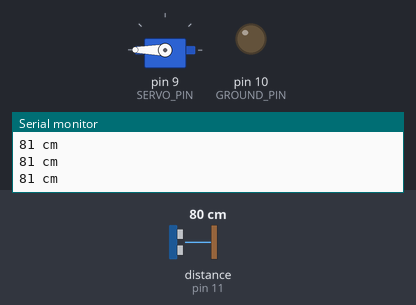
Bench run of a sketch on a simulated Arduino Uno, built with avr-gcc and run on an emulated ATmega328P. Shown: servo, output pins drawn as LEDs (lit = HIGH), the last lines printed to the serial monitor. Inputs (shaded band) come from the test bench; at power-on: distance to the obstacle (sensor on pin 11) 80 cm. The echo pulse lasts 58.3 µs per cm; pins used as bus, display or sensor lines are not drawn.

Above: at 1.7 s.
1.8 s: distance to the obstacle (sensor on pin 11) set to 16 cm
4.3 s: distance to the obstacle (sensor on pin 11) set to 13 cm
At 6.01 s:
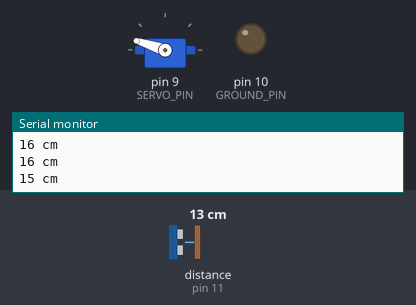
At 7.1 s:
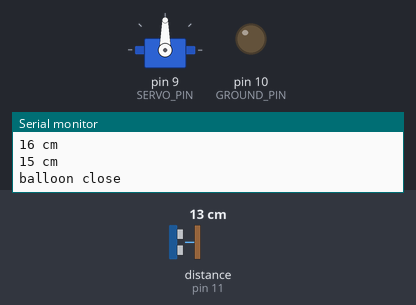
7.3 s: distance to the obstacle (sensor on pin 11) set to 18 cm
At 8.2 s:
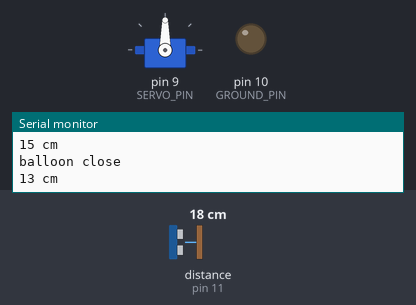
Timing chart, 0 to 10.3 s (numbered marks = the images above; inputs shaded):
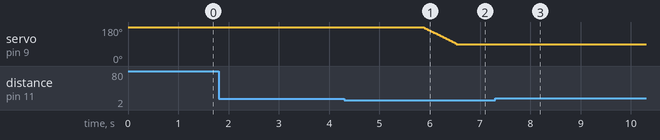

The sketch:

claw_code.ino
```cpp
// APSC 101 Group C7 Arduino Code
// Fingers crossed this will work
#include <NewPing.h>
#include <Servo.h>

// Servo globals
Servo servo;
const int MAX_ANGLE = 180;
const int MIN_ANGLE = 0;
const int BALLOON_MIN = 90;
#define SERVO_PIN 9
bool stayClosed = false;
bool balloonTried = false;
const int SPEED = 2;
const int OPEN_DELAY = 1000;
const int CLOSE_DELAY = 1500;
const unsigned int MAX_CLOSE_TIME = 3000;

// Sonar globals
#define VCC_PIN 13
#define TRIGGER_PIN 12
#define ECHO_PIN 11
#define GROUND_PIN 10
const int MAX_DISTANCE = 200;
const int TRIG_DIST = 15; // distance required for claw to actuate

NewPing sonar(TRIGGER_PIN, ECHO_PIN, MAX_DISTANCE); // initialize NewPing

void setup() {
  Serial.begin(9600); // set data transmission rate to/from computer to 9600
  pinMode(ECHO_PIN, INPUT);
  pinMode(TRIGGER_PIN, OUTPUT);
  pinMode(GROUND_PIN, OUTPUT); // tell pin 10 it is going to be an output
  pinMode(VCC_PIN, OUTPUT); // tell pin 13 it is going to be an output
  digitalWrite(GROUND_PIN, LOW); // tell pin 10 to output LOW (OV, or ground)
  digitalWrite(VCC_PIN, HIGH) ; // tell pin 13 to output HIGH (+5V)

  servo.attach(SERVO_PIN, 500, 2500);
  servo.write(MAX_ANGLE); // start the program with the servo open
  delay(500); // delay for half a second
}

int getAvgDist()
{
  int totalDist = 0;
  int samples = 3;

  for (int i = 0; i < samples; i++) {
    totalDist += sonar.ping_cm();
    delay(10);
  }

  return totalDist/samples;
}


// This function is obsolete for the competition now. Useful for testing tho ig
void showDistance(int distance)
{
  if (distance >= MAX_DISTANCE || distance <= 0) {
    Serial.println("Out of range");
  } else {
    Serial.print(distance);
    Serial.println(" cm");
  }
}

void closeClaw(Servo &servo, int closeSpeed, int closeAngle, int initAngle)
{
  unsigned long int startTime = millis();

  for (int i = initAngle; i >= closeAngle; i -= closeSpeed) {
    servo.write(i);
    delay(15);
    if (millis() - startTime > MAX_CLOSE_TIME) {
      // Assume we've hit an object
      break;
    }
  }
}

void openClaw(Servo &servo, int openSpeed, int openAngle, int initAngle)
{
  for (int i = initAngle; i <= openAngle; i += openSpeed) {
    servo.write(i);
    delay(15);
  }
}

void balloonFirst(Servo &servo, int distance)
{
  if (distance < TRIG_DIST && stayClosed == false) { // grabbing object
    delay(OPEN_DELAY);
    closeClaw(servo, SPEED, BALLOON_MIN, MAX_ANGLE);
    stayClosed = true;
    Serial.println("balloon close");
    delay(CLOSE_DELAY); // update delays as needed
  } else if (distance < TRIG_DIST && stayClosed == true) { // dropping object
    delay(OPEN_DELAY);
    openClaw(servo, SPEED, MAX_ANGLE, BALLOON_MIN);
    balloonTried = true;
    stayClosed = false;
    Serial.println("balloon open");
    delay(CLOSE_DELAY);
  } else if (stayClosed == false) { // claw is returning from dropping object
    servo.write(MAX_ANGLE);
  } else {
    servo.write(BALLOON_MIN); // claw is carrying object
  }
}

void varietyRound(Servo &servo, int distance) // slower close/open cycles
{
  if (distance < TRIG_DIST && stayClosed == false) { // grabbing object
    delay(OPEN_DELAY);
    closeClaw(servo, SPEED, MIN_ANGLE, MAX_ANGLE);
    Serial.println("regular close");
    stayClosed = true;
    delay(CLOSE_DELAY); // update delays as needed
  } else if (distance < TRIG_DIST && stayClosed == true) { // dropping object
    delay(OPEN_DELAY);
    openClaw(servo, SPEED, MAX_ANGLE, MIN_ANGLE);
    Serial.println("Regular open");
    stayClosed = false;
    delay(CLOSE_DELAY);
  } else if (stayClosed == false) { // claw is returning from dropping object
    servo.write(MAX_ANGLE);
  } else {
    servo.write(MIN_ANGLE); // claw is carrying object
  }
}

void bulkRound(Servo &servo, int distance) // faster servo closing and opening
{
  if (distance < TRIG_DIST && stayClosed == false) { // grabbing
    delay(OPEN_DELAY);
    servo.write(MIN_ANGLE);
    stayClosed = true;
    delay(CLOSE_DELAY);
  } else if (distance < TRIG_DIST && stayClosed == true) { // dropping
    delay(OPEN_DELAY);
    servo.write(MAX_ANGLE);
    stayClosed = false;
    delay(CLOSE_DELAY);
  } else if (stayClosed == false) { // coming back after drop
    servo.write(MAX_ANGLE);
  } else {
    servo.write(MIN_ANGLE); // carrying object
  }
}

void coopRound(Servo servo, int distance); // not sure how i'll write this yet. strategy tbd bc it relies on the rest of the teams


void loop() {
  int distance = getAvgDist();

  if (!balloonTried) {
    balloonFirst(servo, distance);
  } else {
    varietyRound(servo, distance);
  }

  // bulkRound(servo, distance);
  // coopRound(servo, distance);

  // useful for determining actuation distance
  showDistance(distance);
  // loop refresh time
  delay(500);
}
```

Measured:
- the behaviour switches between 15 and 14 cm on distance to the obstacle (sensor on pin 11) (found by bisection; images 0 and 1)
- after the input at 4.3 s, servo on pin 9 (SERVO_PIN): moves from 180° to 90° over 0.66 s, starting after 1.6 s
- after the input at 7.3 s, servo on pin 9 (SERVO_PIN): stays 90° (without the input it goes to 92° after 2.3 s)
